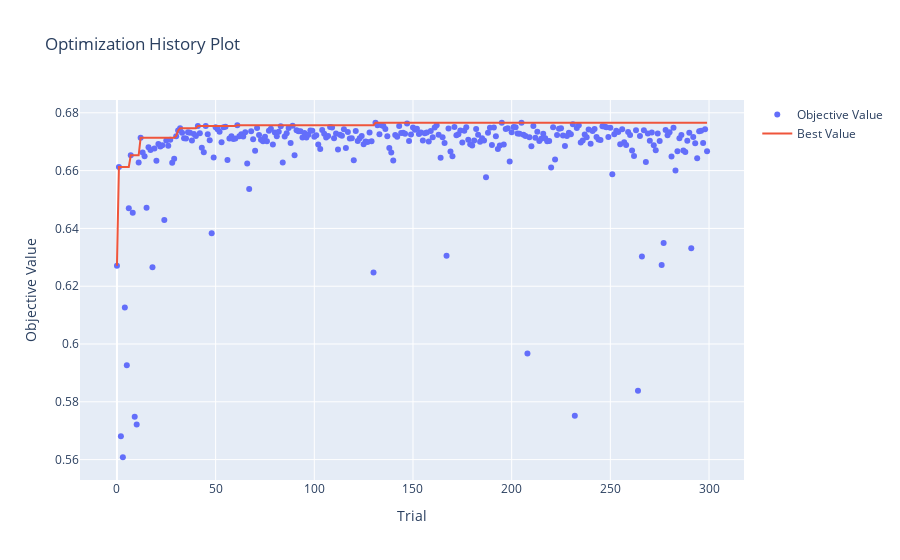

Notebook source saved alongside this figure:
### Markdown cell above
Progression des résultats de recherches des hyperparamètres avec itérations

### Code cell
optuna.visualization.plot_optimization_history(study)

### Figure 1 — Plotly figure (JSON) as saved in the notebook; plotly's stock layout.template omitted (floating-point values rounded to 4 significant figures; data arrays with more than 128 entries replaced by an {"elided": "..."} marker saying what was removed)
{"data": [{"mode": "markers", "name": "Objective Value", "type": "scatter", "x": {"elided": "300 int values"}, "y": {"elided": "300 float values"}}, {"mode": "lines", "name": "Best Value", "type": "scatter", "x": {"elided": "300 int values"}, "y": {"elided": "300 float values"}}, {"marker": {"color": "#cccccc"}, "mode": "markers", "name": "Infeasible Trial", "showlegend": false, "type": "scatter", "x": [], "y": []}], "layout": {"title": {"text": "Optimization History Plot"}, "xaxis": {"title": {"text": "Trial"}}, "yaxis": {"title": {"text": "Objective Value"}}}}
